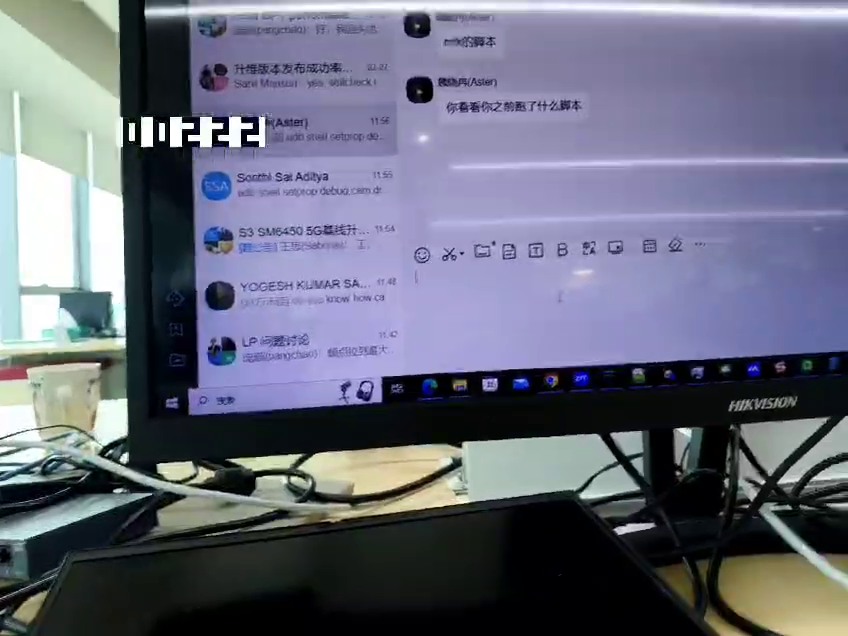
#> input picture frame 7 of assets/video.mp4, 848 x 636 px
$ python extract.py
#> lines starting #> are read from the running program, lines starting #| are printed output that depends on the picture
import cv2
import os

def crop_frame(frame, region):
    x, y, w, h = region
    return frame[y:y+h, x:x+w]  # Crop the frame based on region


def extract_frames(video_path = 'assets/video.mp4'):
    # Define the video file path

    # Create a directory to store extracted frames
#> called with video_path = 'assets/video.mp4'
    frames_dir = 'extracted_frames'
    os.makedirs(frames_dir, exist_ok=True)

    # Initialize the video capture object
    cap = cv2.VideoCapture(video_path)

    # Initialize a frame counter
    frame_count = 0
    saved_frames = []

    while cap.isOpened():
        ret, frame = cap.read()
#> frame is the input picture: shape (636, 848, 3); mean B, G, R 123.5, 106.8, 104
        if not ret:
            break

        region_of_interest = (118, 118, 149, 27)  # Example values, adjust as needed
        frame = crop_frame(frame, region_of_interest)
#> in crop_frame, `return frame[y:y+h, x:x+w]`:
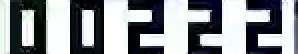
#> returned value: shape (27, 149, 3) (shown 2 times larger); mean of channels 0, 1, 2 148.3, 144.7, 140.3; drawn as B, G, R
        # Save every frame to the directory (for now, saving all)
        frame_filename = os.path.join(frames_dir, f'frame_{frame_count}.png')
        cv2.imwrite(frame_filename, frame)
        saved_frames.append(frame_filename)

        frame_count += 1

    cap.release()

    frame_count, saved_frames[:5]

extract_frames()

$ run again, starting later in the video
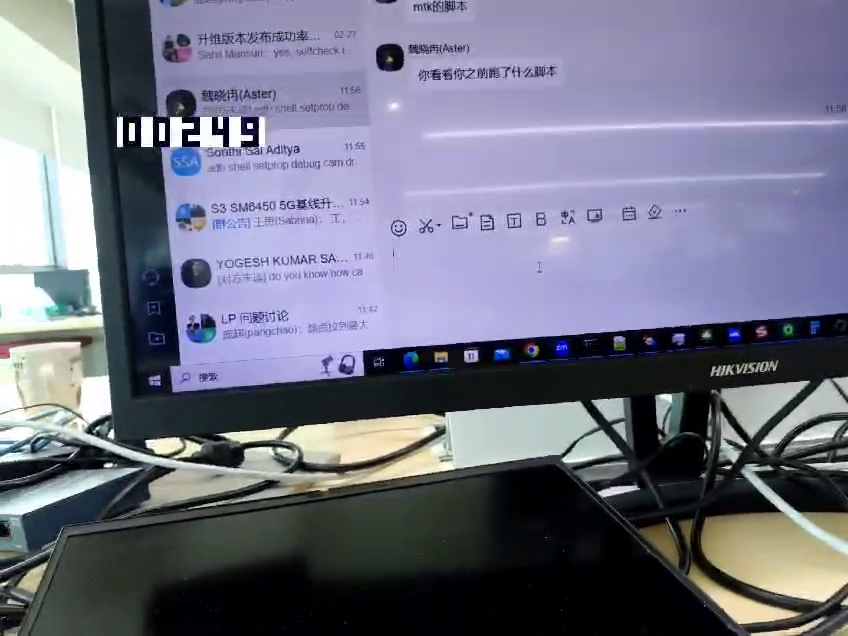
#> input picture frame 34 of assets/video.mp4, 848 x 636 px
#> in extract_frames, frame is the input picture: shape (636, 848, 3); mean B, G, R 131.8, 114.6, 112.6
#> in crop_frame, `return frame[y:y+h, x:x+w]`:
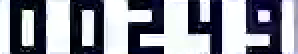
#> returned value: shape (27, 149, 3) (shown 2 times larger); mean of channels 0, 1, 2 154, 144, 141.6; drawn as B, G, R

$ run again, starting later in the video
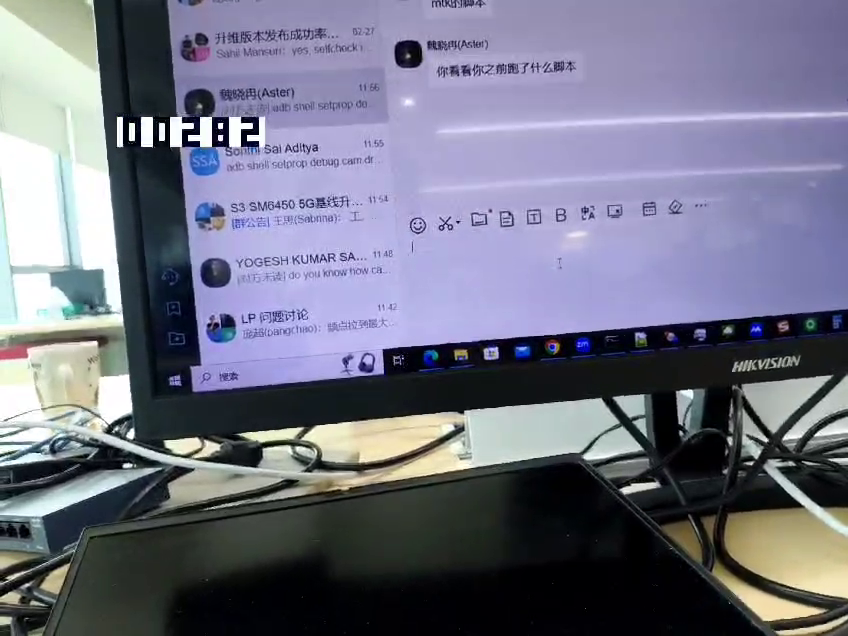
#> input picture frame 61 of assets/video.mp4, 848 x 636 px
#> in extract_frames, frame is the input picture: shape (636, 848, 3); mean B, G, R 131.4, 114.2, 113
#> in crop_frame, `return frame[y:y+h, x:x+w]`:
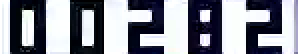
#> returned value: shape (27, 149, 3) (shown 2 times larger); mean of channels 0, 1, 2 149.4, 139.8, 137.4; drawn as B, G, R
